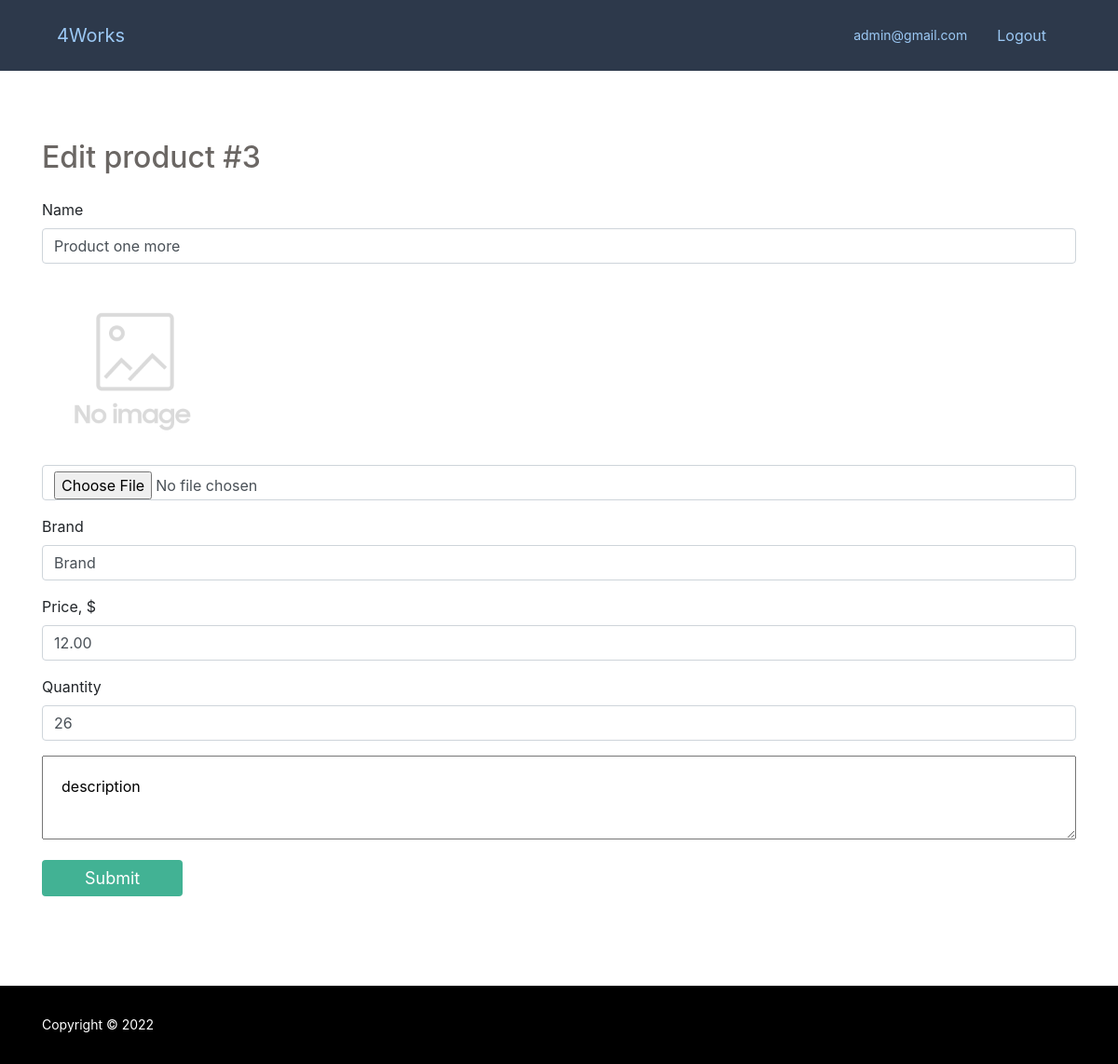
Screenshot of /product/update/3 (signed in) with the database file from the repository.
### tables this page shows
CREATE TABLE `products` (
  `id` int UNSIGNED NOT NULL,
  `name` varchar(255) NOT NULL,
  `description` text,
  `image` varchar(255) DEFAULT NULL,
  `price` decimal(6,2) UNSIGNED NOT NULL,
  `quantity` int UNSIGNED NOT NULL DEFAULT '0',
  `manufacturer` varchar(255) NOT NULL,
  `created_at` timestamp NOT NULL DEFAULT CURRENT_TIMESTAMP,
  `updated_at` timestamp NOT NULL DEFAULT CURRENT_TIMESTAMP
);

CREATE TABLE `users` (
  `id` int UNSIGNED NOT NULL,
  `email` varchar(255) NOT NULL,
  `password` varchar(255) NOT NULL,
  `created_at` timestamp NOT NULL DEFAULT CURRENT_TIMESTAMP,
  `updated_at` timestamp NOT NULL DEFAULT CURRENT_TIMESTAMP,
  `is_admin` tinyint UNSIGNED NOT NULL DEFAULT '0'
);

### router/routes.php (called while the page is built)
<?php
return [
    'product/create' => 'product/create',
    'products/search' => 'product/search',
    'product/update/([0-9]+)' => 'product/update/$1',
    'product/delete/([0-9]+)' => 'product/delete/$1',
    'products/([0-9]+)' => 'product/view/$1',
    'products' => 'product/index',
    'register' => 'user/register',
    'login' => 'user/login',
    'logout' => 'user/logout',
    '' => 'product/index',
];

### app/Controllers/ProductController.php (called while the page is built, shortened)
<?php
include_once ROOT . '/app/models/Product.php';
include_once ROOT . '/app/models/User.php';
class ProductController
{
    public function actionUpdate($id)
    {
        $product = Product::get($id);
        require_once(ROOT . '/views/pages/products/update.php');
        return true;
    }
}

### index.php (called while the page is built, shortened)
<?php
require_once __DIR__ . "/router/routes.php";
require_once (ROOT . '/app/services/Router.php');
$router = new App\Services\Router();
$router->run();

### app/Services/Page.php (called while the page is built, shortened)
<?php
class Page
{
    public static function part($part_name)
    {
        require_once "views/layouts/" . $part_name . ".php";
    }
}

### app/Models/User.php (called while the page is built, shortened)
<?php
class User extends Model
{
    public static function isGuest()
    {
        if (isset($_SESSION['user'])) {
            return false;
        }
        return true;
    }
    public static function getUserById($id)
    {
        if ($id) {
            $db = self::connection();
            $sql = 'SELECT * FROM users WHERE id = :id';
            $result = $db->prepare($sql);
            $result->bindParam(':id', $id, \PDO::PARAM_INT);
            $result->setFetchMode(\PDO::FETCH_ASSOC);
            $result->execute();
            return $result->fetch();
        }
    }
}

### app/Models/Product.php (called while the page is built, shortened)
<?php
class Product extends Model
{
    public static function get($id)
    {
        $id = intval($id);
        if ($id) {
            $db = self::connection();
            $result = $db->query('SELECT * from products WHERE id=' . $id);
            $result->setFetchMode(\PDO::FETCH_ASSOC);
            $productsItem = $result->fetch();
            return $productsItem;
        }
    }
    public static function getImage($id)
    {
        $noImage = 'no-image.jpg';
        $path = '/uploads/products/';
        $pathToProductImage = $path . $id . '.jpg';
        return $path . $noImage;
    }
}

### views/pages/products/update.php (the view, shortened to what this page needs)
<!doctype html>
<html lang="en">
<body>
<div class="wrapper">
    <?php Page::part('navbar'); ?>
    <div class="content">
        <div class="container">
            <h2 class="mt-4">Edit product #<?php echo $id ?></h2>
            <form class="mt-4" action="#" method="post" enctype="multipart/form-data">
                <div class="mb-3">
                    <label for="name" class="form-label">Name</label>
                    <input type="text" name="name" class="form-control" id="name" value="<?php echo $product['name']; ?>">
                </div>
                <div class="mb-3">
                    <img src="<?php echo Product::getImage($id)?>" width="200" alt="">
                    <input type="file" name="image" class="form-control" id="image" value="<?php echo $product['image']; ?>">
                </div>
                <div class="mb-3">
                    <label for="manufacturer" class="form-label">Brand</label>
                    <input type="text" name="manufacturer" class="form-control" id="manufacturer" value="<?php echo $product['manufacturer']; ?>">
                </div>
                <div class="mb-3">
                    <label for="price" class="form-label">Price, $</label>
                    <input type="number" step="0.01" min="0" placeholder="0,00" name="price" class="form-control" id="price" value="<?php echo $product['price']; ?>">
                </div>
                <div class="mb-3">
                    <label for="quantity" class="form-label">Quantity</label>
                    <input type="number" min="0" placeholder="0" name="quantity" class="form-control" id="quantity" value="<?php echo $product['quantity']; ?>">
                </div>
                <div class="mb-3">
                    <textarea name="description" placeholder="description" value=""><?php echo $product['description']; ?></textarea>
                </div>
                <div class="mb-3">
                    <input type="submit" name="submit" class="btn button" value="Submit">
                </div>
        </div>
    </div>
    <?php Page::part('footer');?>

### app/Services/Router.php (shortened to what this page needs)
<?php
class Router
{
    private $routes;
    public function __construct()
    {
        $routesPath = ROOT . '/router/routes.php';
        $this->routes = include($routesPath);
    }
    private function getURI()
    {
        if (!empty($_SERVER['REQUEST_URI'])) {
            return trim($_SERVER['REQUEST_URI'], '/');
        }
    }
    public function run()
    {
        $uri = $this->getURI();
        foreach ($this->routes as $uriPattern => $path) {
            if (preg_match("~$uriPattern~", $uri)) {
                if ($uriPattern or $_SERVER['REQUEST_URI'] === '/') {
                    $internalRoute = preg_replace("~$uriPattern~", $path, $uri);
                    $segments = explode('/', $internalRoute);
                    $controllerName = ucfirst(array_shift($segments)) . 'Controller';
                    $actionName = 'action' . ucfirst(array_shift($segments));
                    $parametrs = $segments;
                    $controllerObject = new $controllerPath();
                    $result = call_user_func_array([$controllerObject, $actionName], $parametrs);
                    if ($result != null) {
                        break;
                    }
                } else {
                    self::error('404');
                }
            }
        }
    }
}

### views/layouts/navbar.php (shortened to what this page needs)
<header>
    <nav class="navbar navbar-expand-lg navbar-light">
        <div class="container-fluid">
            <a class="navbar-brand" href="/products">4Works</a>
            <div class="d-flex">
                <?php if (User::isGuest()): ?>
                    <a class="nav-link" href="/login">Login</a>
                    <a class="nav-link" href="/register">Register</a>
                <?php else: ?>
                    <p class="nav-link"><?php echo User::getUserById($_SESSION['user'])["email"]; ?></p>
                    <a class="nav-link" href="/logout">Logout</a>
                <?php endif; ?>
            </div>
        </div>
    </nav>
</header>

### views/layouts/footer.php (shortened to what this page needs)
<footer>
    <div class="container">
        <p class="left"><?php echo 'Copyright © 2022 ';?></p>
    </div>
</footer>
</div>
</body>
</html>

### assets/css/style.css (style rules this page uses)
* { margin:0; padding:0; box-sizing:border-box; }
body,html { height:100%; font-size:16px; line-height:1.5; }
h1,h2,h3,h4,h5,h6 { margin:0; margin-bottom: 25px; color: rgb(107, 103, 100); }
p { font-size:14px; line-height:1.7; color:#666; margin:0; }
html, body { height: 100%; }
.wrapper { display: flex; flex-direction: column; height: 100%; }
.content { flex: 1 0 auto; margin: 50px 0; }
footer { flex: 0 0 auto; }
.button { color: #fff; background-color: #42b294; padding: 5px 45px; font-size: 18px; }
.left { float: left; }
textarea { width: 100%; padding: 20px; }
header { background: #2d394b; left: 0; padding: 10px 30px; position: -webkit-sticky; position: sticky; right: 0; top: 0; }
header * { color: #9cc9f5!important; }
footer { background: #000; padding: 30px 0; margin-top: 30px; }
footer * { color: #fff; }

### rows the page displays
products: users.email "admin@gmail.com", name "Product one more", manufacturer "Brand", price "12.00", quantity "26", description "description"
